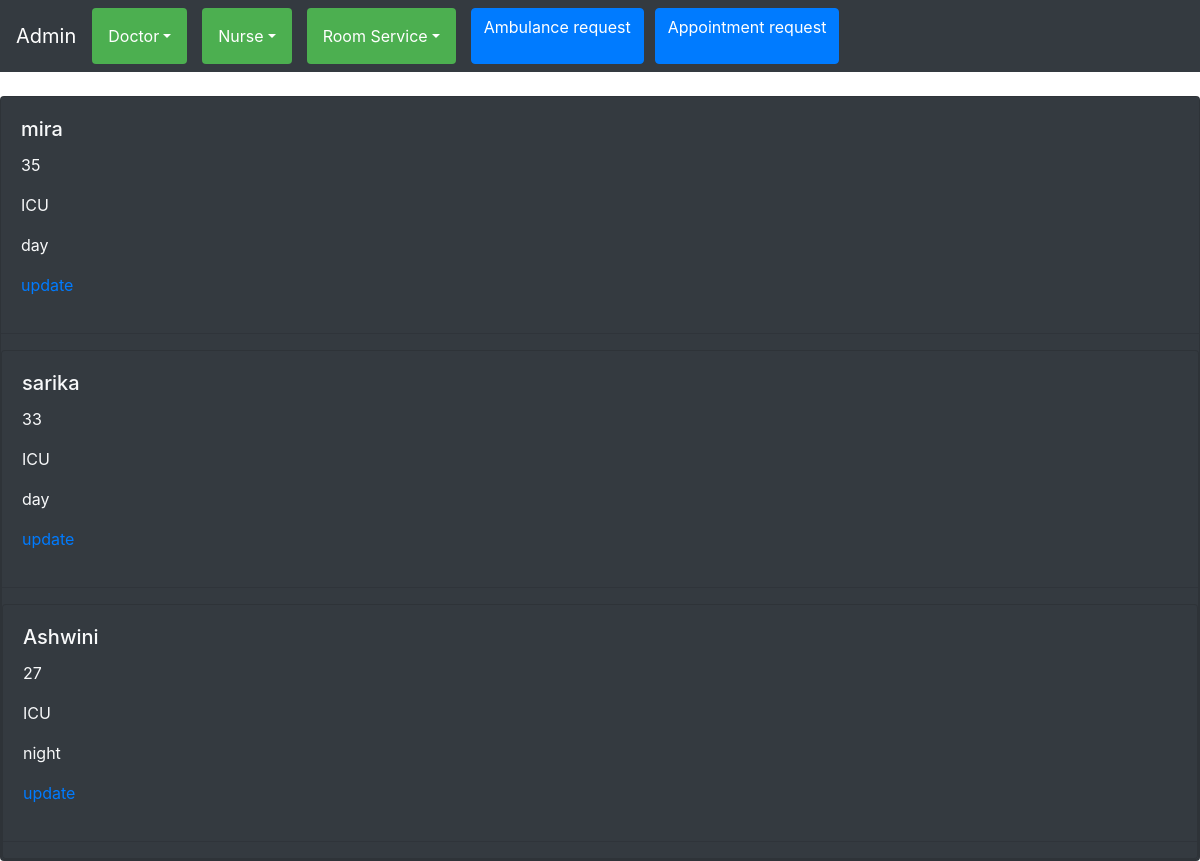
Screenshot of /admin_app/Read_Nurse/ with the database file from the repository.
### admin_app/models.py (models this page shows, shortened)
class Nurse(models.Model):
    Name = models.CharField(max_length=20)
    Age = models.IntegerField()
    Department = models.CharField(max_length=20)
    Shift = models.ForeignKey(Shift,on_delete=models.CASCADE)

class Shift(models.Model):
    shift = models.CharField(max_length=10)
    def __str__(self):
        return self.shift

### admin_app/views.py (the view)
# urls.py: path("Read_Nurse/",views.Read_Nurse,name="Read_Nurse"),
def Read_Nurse(request):
    read=Nurse.objects.all()
    return render(request,"Read_Nurse.html",{"read":read})

### templates/Read_Nurse.html
{%extends 'base.html'%}
{%block containt%}
{%include 'nav.html'%}
<br>
{%for i in read%}
<div class="card bg-dark text-light">
    <div class="card-body">
      <h5 class="card-title">{{i.Name}}</h5>
      <p class="card-text">{{i.Age}}</p>
      <p class="card-text">{{i.Department}}</p>
      <p class="card-text">{{i.Shift}}</p>
      <a href="{%url 'Update_Nurse' i.id%}"> update</a>
    </div>
    <hr>
    {%endfor%}
    {%endblock%}

### rows the page displays
Nurse: Name "mira", Age "35", Department "ICU", Shift "day"
Nurse: Name "sarika", Age "33", Department "ICU", Shift "day"
Nurse: Name "Ashwini", Age "27", Department "ICU", Shift "night"
